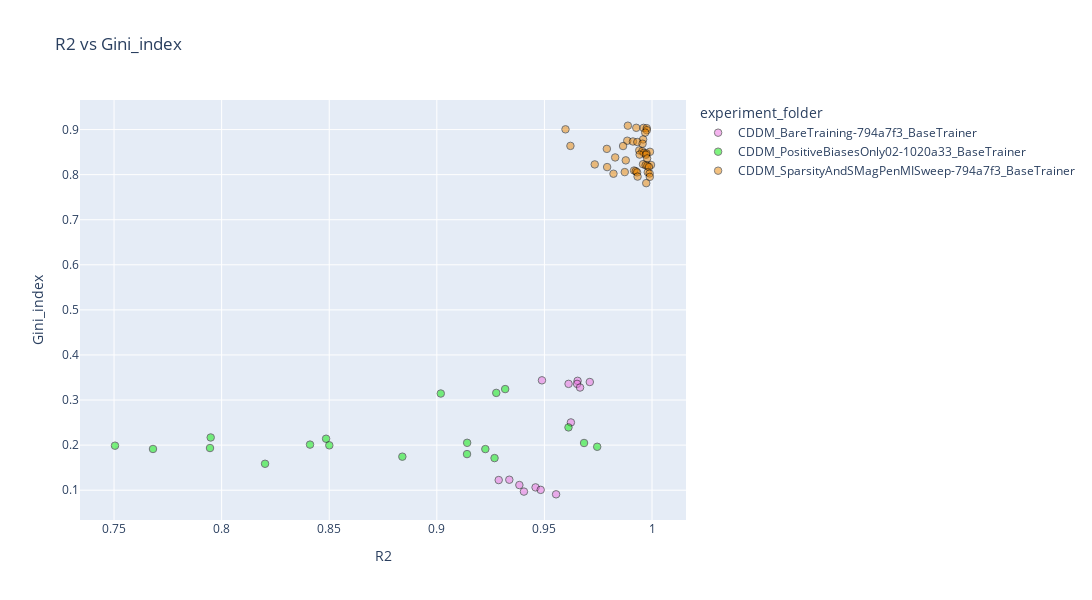

Notebook code cell kept with this figure:
### Code cell
import numpy as np, pandas as pd, plotly.express as px

df = pd.DataFrame(consolidated_data)

# --- get R2 robustly (don't parse from /Users/...) ---
if "R2" in df.columns:
    df["R2"] = pd.to_numeric(df["R2"], errors="coerce")
elif "folder" in df.columns:
    df["R2"] = pd.to_numeric(df["folder"].astype(str).str.extract(r"^([0-9\.]+)")[0], errors="coerce")
else:
    df["R2"] = pd.to_numeric(
        df["path"].astype(str).str.extract(r"(?:^|[^A-Za-z0-9])R2(?:=|_|-)([0-9]*\.?[0-9]+)")[0],
        errors="coerce"
    )

df = df.dropna(subset=["R2"])
df = df[df["R2"] > 0.75]
df = df[df["experiment_folder"].isin([
    "CDDM_SparsityAndSMagPenMISweep-794a7f3_BaseTrainer",
    "CDDM_BareTraining-794a7f3_BaseTrainer",
    'CDDM_PositiveBiasesOnly02-1020a33_BaseTrainer'
])]


column = "experiment_folder"
scale = "linear"  # "linear" or "log" (only applies when numeric)

raw = df[column]
num = pd.to_numeric(raw, errors="coerce")
is_numeric = num.notna().sum() == raw.notna().sum()

x = 1.5  # used for marker sizing/layout

if is_numeric:
    df[column] = num

    if scale == "log":
        df = df[df[column] > 0]
        color_col = f"{column}_log10"
        df[color_col] = np.log10(df[column].to_numpy())

        vmin, vmax = df[column].min(), df[column].max()
        decades = np.arange(np.floor(np.log10(vmin)), np.ceil(np.log10(vmax)) + 1)
        ticks = np.power(10.0, decades)
        tickvals = np.log10(ticks)
        ticktext = [f"{t:g}" for t in ticks]
        cbar_title = f"{column} (log10 scale)"
    else:
        color_col = column
        tickvals, ticktext = None, None
        cbar_title = f"{column} (linear)"

    cmin, cmax = float(df[color_col].min()), float(df[color_col].max())
    cmid = 0.5 * (cmin + cmax)

    fig = px.scatter(
        df, x="R2", y="Gini_index",
        color=color_col,
        color_continuous_scale=[(0, "blue"), (0.5, "white"), (1, "red")],
        color_continuous_midpoint=cmid,
        range_color=(cmin, cmax),
        hover_data=df.columns,
        title=f"R2 vs Gini_index ({column} colored on {scale} scale)"
    )
    fig.update_layout(coloraxis_colorbar=dict(title=cbar_title, tickvals=tickvals, ticktext=ticktext))

else:
    cat_col = f"{column}_str"
    df[cat_col] = raw.astype(str).fillna("NA")

    order = sorted(pd.unique(df[cat_col]), key=lambda s: (s == "NA", s))
    seq = distinct_hex_colors(len(order), seed=0)
    color_map = dict(zip(order, seq))

    hover_col = "experiment_folder"  # or "folder" if that’s what you want shown

    fig = px.scatter(
        df, x="R2", y="Gini_index",
        color=cat_col if not is_numeric else color_col,
        hover_name=hover_col,
        hover_data={"path": False, "N": True, "R2": True, "Gini_index": True, "max_iter": True},  # optional extras; delete if you want minimal
        category_orders={cat_col: order} if not is_numeric else None,
        color_discrete_map=color_map if not is_numeric else None,
        color_continuous_scale=[(0, "blue"), (0.5, "white"), (1, "red")] if is_numeric else None,
        title="R2 vs Gini_index"
    )
    fig.update_layout(legend_title_text=column)

fig.update_layout(autosize=False, width=1000 * x, height=400 * x)
fig.update_traces(marker=dict(opacity=0.5, size=5 * x, line=dict(width=1, color="black")))
fig.write_image("statistics_R2_vs_Gini_index_SE.svg")
fig.show()

### Figure 1 — Plotly figure (JSON) as saved in the notebook; plotly's stock layout.template omitted (floating-point values rounded to 4 significant figures)
{"data": [{"customdata": [["/Users/tolmach/Documents/GitHub/trainRNNbrain/data/trained_RNNs/CDDM_BareTraining-794a7f3_BaseTrainer/0.8484794_CDDM_relu;N=1000;L=0.001;MI=15000;D=0;WD=1e-06;Lcl=0;Leffdim=0;Lhi=0;Lhlvar=0;Lhm=0;Lhtvar=0;Liwm=0;Lmet=0;Lorth=0.3;Low=0;Lrwm=0;Lrws=0;Lsi=0;Lsm=0;Ltv=0", 1000, 15000], ["/Users/tolmach/Documents/GitHub/trainRNNbrain/data/trained_RNNs/CDDM_BareTraining-794a7f3_BaseTrainer/0.8284494_CDDM_relu;N=1000;L=0.001;MI=15000;D=0;WD=1e-06;Lcl=0;Leffdim=0;Lhi=0;Lhlvar=0;Lhm=0;Lhtvar=0;Liwm=0;Lmet=0;Lorth=0.3;Low=0;Lrwm=0;Lrws=0;Lsi=0;Lsm=0;Ltv=0", 1000, 15000], ["/Users/tolmach/Documents/GitHub/trainRNNbrain/data/trained_RNNs/CDDM_BareTraining-794a7f3_BaseTrainer/0.8585302_CDDM_relu;N=1000;L=0.001;MI=15000;D=0;WD=1e-06;Lcl=0;Leffdim=0;Lhi=0;Lhlvar=0;Lhm=0;Lhtvar=0;Liwm=0;Lmet=0;Lorth=0.3;Low=0;Lrwm=0;Lrws=0;Lsi=0;Lsm=0;Ltv=0", 1000, 15000], ["/Users/tolmach/Documents/GitHub/trainRNNbrain/data/trained_RNNs/CDDM_BareTraining-794a7f3_BaseTrainer/0.8749701_CDDM_relu;N=1000;L=0.001;MI=15000;D=0;WD=1e-06;Lcl=0;Leffdim=0;Lhi=0;Lhlvar=0;Lhm=0;Lhtvar=0;Liwm=0;Lmet=0;Lorth=0.3;Low=0;Lrwm=0;Lrws=0;Lsi=0;Lsm=0;Ltv=0", 1000, 15000], ["/Users/tolmach/Documents/GitHub/trainRNNbrain/data/trained_RNNs/CDDM_BareTraining-794a7f3_BaseTrainer/0.8245275_CDDM_relu;N=1000;L=0.001;MI=15000;D=0;WD=1e-06;Lcl=0;Leffdim=0;Lhi=0;Lhlvar=0;Lhm=0;Lhtvar=0;Liwm=0;Lmet=0;Lorth=0.3;Low=0;Lrwm=0;Lrws=0;Lsi=0;Lsm=0;Ltv=0", 1000, 15000], ["/Users/tolmach/Documents/GitHub/trainRNNbrain/data/trained_RNNs/CDDM_BareTraining-794a7f3_BaseTrainer/0.855553_CDDM_relu;N=1000;L=0.001;MI=15000;D=0;WD=1e-06;Lcl=0;Leffdim=0;Lhi=0;Lhlvar=0;Lhm=0;Lhtvar=0;Liwm=0;Lmet=0;Lorth=0.3;Low=0;Lrwm=0;Lrws=0;Lsi=0;Lsm=0;Ltv=0", 1000, 15000], ["/Users/tolmach/Documents/GitHub/trainRNNbrain/data/trained_RNNs/CDDM_BareTraining-794a7f3_BaseTrainer/0.8343945_CDDM_relu;N=1000;L=0.001;MI=15000;D=0;WD=1e-06;Lcl=0;Leffdim=0;Lhi=0;Lhlvar=0;Lhm=0;Lhtvar=0;Liwm=0;Lmet=0;Lorth=0.3;Low=0;Lrwm=0;Lrws=0;Lsi=0;Lsm=0;Ltv=0", 1000, 15000], ["/Users/tolmach/Documents/GitHub/trainRNNbrain/data/trained_RNNs/CDDM_BareTraining-794a7f3_BaseTrainer/0.8359629_CDDM_relu;N=1000;L=0.001;MI=15000;D=0;WD=1e-06;Lcl=0;Leffdim=0;Lhi=0;Lhlvar=0;Lhm=0;Lhtvar=0;Liwm=0;Lmet=0;Lorth=0;Low=0;Lrwm=0;Lrws=0;Lsi=0;Lsm=0;Ltv=0", 1000, 15000], ["/Users/tolmach/Documents/GitHub/trainRNNbrain/data/trained_RNNs/CDDM_BareTraining-794a7f3_BaseTrainer/0.8124371_CDDM_relu;N=1000;L=0.001;MI=15000;D=0;WD=1e-06;Lcl=0;Leffdim=0;Lhi=0;Lhlvar=0;Lhm=0;Lhtvar=0;Liwm=0;Lmet=0;Lorth=0;Low=0;Lrwm=0;Lrws=0;Lsi=0;Lsm=0;Ltv=0", 1000, 15000], ["/Users/tolmach/Documents/GitHub/trainRNNbrain/data/trained_RNNs/CDDM_BareTraining-794a7f3_BaseTrainer/0.827207_CDDM_relu;N=1000;L=0.001;MI=15000;D=0;WD=1e-06;Lcl=0;Leffdim=0;Lhi=0;Lhlvar=0;Lhm=0;Lhtvar=0;Liwm=0;Lmet=0;Lorth=0;Low=0;Lrwm=0;Lrws=0;Lsi=0;Lsm=0;Ltv=0", 1000, 15000], ["/Users/tolmach/Documents/GitHub/trainRNNbrain/data/trained_RNNs/CDDM_BareTraining-794a7f3_BaseTrainer/0.8334533_CDDM_relu;N=1000;L=0.001;MI=15000;D=0;WD=1e-06;Lcl=0;Leffdim=0;Lhi=0;Lhlvar=0;Lhm=0;Lhtvar=0;Liwm=0;Lmet=0;Lorth=0;Low=0;Lrwm=0;Lrws=0;Lsi=0;Lsm=0;Ltv=0", 1000, 15000], ["/Users/tolmach/Documents/GitHub/trainRNNbrain/data/trained_RNNs/CDDM_BareTraining-794a7f3_BaseTrainer/0.8469431_CDDM_relu;N=1000;L=0.001;MI=15000;D=0;WD=1e-06;Lcl=0;Leffdim=0;Lhi=0;Lhlvar=0;Lhm=0;Lhtvar=0;Liwm=0;Lmet=0;Lorth=0;Low=0;Lrwm=0;Lrws=0;Lsi=0;Lsm=0;Ltv=0", 1000, 15000], ["/Users/tolmach/Documents/GitHub/trainRNNbrain/data/trained_RNNs/CDDM_BareTraining-794a7f3_BaseTrainer/0.8279049_CDDM_relu;N=1000;L=0.001;MI=15000;D=0;WD=1e-06;Lcl=0;Leffdim=0;Lhi=0;Lhlvar=0;Lhm=0;Lhtvar=0;Liwm=0;Lmet=0;Lorth=0;Low=0;Lrwm=0;Lrws=0;Lsi=0;Lsm=0;Ltv=0", 1000, 15000], ["/Users/tolmach/Documents/GitHub/trainRNNbrain/data/trained_RNNs/CDDM_BareTraining-794a7f3_BaseTrainer/0.839821_CDDM_relu;N=1000;L=0.001;MI=15000;D=0;WD=1e-06;Lcl=0;Leffdim=0;Lhi=0;Lhlvar=0;Lhm=0;Lhtvar=0;Liwm=0;Lmet=0;Lorth=0;Low=0;Lrwm=0;Lrws=0;Lsi=0;Lsm=0;Ltv=0", 1000, 15000]], "hovertemplate": "<b>%{hovertext}</b><br><br>experiment_folder_str=CDDM_BareTraining-794a7f3_BaseTrainer<br>R2=%{x}<br>Gini_index=%{y}<br>N=%{customdata[1]}<br>max_iter=%{customdata[2]}<extra></extra>", "hovertext": ["CDDM_BareTraining-794a7f3_BaseTrainer", "CDDM_BareTraining-794a7f3_BaseTrainer", "CDDM_BareTraining-794a7f3_BaseTrainer", "CDDM_BareTraining-794a7f3_BaseTrainer", "CDDM_BareTraining-794a7f3_BaseTrainer", "CDDM_BareTraining-794a7f3_BaseTrainer", "CDDM_BareTraining-794a7f3_BaseTrainer", "CDDM_BareTraining-794a7f3_BaseTrainer", "CDDM_BareTraining-794a7f3_BaseTrainer", "CDDM_BareTraining-794a7f3_BaseTrainer", "CDDM_BareTraining-794a7f3_BaseTrainer", "CDDM_BareTraining-794a7f3_BaseTrainer", "CDDM_BareTraining-794a7f3_BaseTrainer", "CDDM_BareTraining-794a7f3_BaseTrainer"], "legendgroup": "CDDM_BareTraining-794a7f3_BaseTrainer", "marker": {"color": "#eb6ade", "line": {"color": "black", "width": 1}, "opacity": 0.5, "size": 7.5, "symbol": "circle"}, "mode": "markers", "name": "CDDM_BareTraining-794a7f3_BaseTrainer", "orientation": "v", "showlegend": true, "type": "scatter", "x": [0.9488, 0.9654, 0.9711, 0.9652, 0.9612, 0.9666, 0.9623, 0.9337, 0.9288, 0.9384, 0.9459, 0.9483, 0.9405, 0.9554], "xaxis": "x", "y": [0.3437, 0.3426, 0.34, 0.3359, 0.3359, 0.3278, 0.2503, 0.1232, 0.1225, 0.1114, 0.1062, 0.1007, 0.09687, 0.09085], "yaxis": "y"}, {"customdata": [["/Users/tolmach/Documents/GitHub/trainRNNbrain/data/trained_RNNs/CDDM_PositiveBiasesOnly02-1020a33_BaseTrainer/0.8301286_CDDM_relu;N=1000;L=0.001;MI=15000;D=0;WD=1e-06;Lcl=0;Leffdim=0;Lhi=0;Lhlvar=0;Lhm=0;Lhtvar=0;Liwm=0;Lmet=0;Lorth=0.3;Low=0;Lrwm=0;Lrws=0;Lsi=0;Lsm=0;Ltv=0", 1000, 15000], ["/Users/tolmach/Documents/GitHub/trainRNNbrain/data/trained_RNNs/CDDM_PositiveBiasesOnly02-1020a33_BaseTrainer/0.8465232_CDDM_relu;N=1000;L=0.001;MI=15000;D=0;WD=1e-06;Lcl=0;Leffdim=0;Lhi=0;Lhlvar=0;Lhm=0;Lhtvar=0;Liwm=0;Lmet=0;Lorth=0.3;Low=0;Lrwm=0;Lrws=0;Lsi=0;Lsm=0;Ltv=0", 1000, 15000], ["/Users/tolmach/Documents/GitHub/trainRNNbrain/data/trained_RNNs/CDDM_PositiveBiasesOnly02-1020a33_BaseTrainer/0.8272281_CDDM_relu;N=1000;L=0.001;MI=15000;D=0;WD=1e-06;Lcl=0;Leffdim=0;Lhi=0;Lhlvar=0;Lhm=0;Lhtvar=0;Liwm=0;Lmet=0;Lorth=0.3;Low=0;Lrwm=0;Lrws=0;Lsi=0;Lsm=0;Ltv=0", 1000, 15000], ["/Users/tolmach/Documents/GitHub/trainRNNbrain/data/trained_RNNs/CDDM_PositiveBiasesOnly02-1020a33_BaseTrainer/0.8369745_CDDM_relu;N=1000;L=0.001;MI=15000;D=0;WD=1e-06;Lcl=0;Leffdim=0;Lhi=0;Lhlvar=0;Lhm=0;Lhtvar=0;Liwm=0;Lmet=0;Lorth=0.3;Low=0;Lrwm=0;Lrws=0;Lsi=0;Lsm=0;Ltv=0", 1000, 15000], ["/Users/tolmach/Documents/GitHub/trainRNNbrain/data/trained_RNNs/CDDM_PositiveBiasesOnly02-1020a33_BaseTrainer/0.8368194_CDDM_relu;N=1000;L=0.001;MI=15000;D=0;WD=1e-06;Lcl=0;Leffdim=0;Lhi=0;Lhlvar=0;Lhm=0;Lhtvar=0;Liwm=0;Lmet=0;Lorth=0;Low=0;Lrwm=0;Lrws=0;Lsi=0;Lsm=0;Ltv=0", 1000, 15000], ["/Users/tolmach/Documents/GitHub/trainRNNbrain/data/trained_RNNs/CDDM_PositiveBiasesOnly02-1020a33_BaseTrainer/0.8391868_CDDM_relu;N=1000;L=0.001;MI=15000;D=0;WD=1e-06;Lcl=0;Leffdim=0;Lhi=0;Lhlvar=0;Lhm=0;Lhtvar=0;Liwm=0;Lmet=0;Lorth=0;Low=0;Lrwm=0;Lrws=0;Lsi=0;Lsm=0;Ltv=0", 1000, 15000], ["/Users/tolmach/Documents/GitHub/trainRNNbrain/data/trained_RNNs/CDDM_PositiveBiasesOnly02-1020a33_BaseTrainer/0.8461802_CDDM_relu;N=1000;L=0.001;MI=15000;D=0;WD=1e-06;Lcl=0;Leffdim=0;Lhi=0;Lhlvar=0;Lhm=0;Lhtvar=0;Liwm=0;Lmet=0;Lorth=0.3;Low=0;Lrwm=0;Lrws=0;Lsi=0;Lsm=0;Ltv=0", 1000, 15000], ["/Users/tolmach/Documents/GitHub/trainRNNbrain/data/trained_RNNs/CDDM_PositiveBiasesOnly02-1020a33_BaseTrainer/0.8548968_CDDM_relu;N=1000;L=0.001;MI=15000;D=0;WD=1e-06;Lcl=0;Leffdim=0;Lhi=0;Lhlvar=0;Lhm=0;Lhtvar=0;Liwm=0;Lmet=0;Lorth=0.3;Low=0;Lrwm=0;Lrws=0;Lsi=0;Lsm=0;Ltv=0", 1000, 15000], ["/Users/tolmach/Documents/GitHub/trainRNNbrain/data/trained_RNNs/CDDM_PositiveBiasesOnly02-1020a33_BaseTrainer/0.8291314_CDDM_relu;N=1000;L=0.001;MI=15000;D=0;WD=1e-06;Lcl=0;Leffdim=0;Lhi=0;Lhlvar=0;Lhm=0;Lhtvar=0;Liwm=0;Lmet=0;Lorth=0;Low=0;Lrwm=0;Lrws=0;Lsi=0;Lsm=0;Ltv=0", 1000, 15000], ["/Users/tolmach/Documents/GitHub/trainRNNbrain/data/trained_RNNs/CDDM_PositiveBiasesOnly02-1020a33_BaseTrainer/0.8276728_CDDM_relu;N=1000;L=0.001;MI=15000;D=0;WD=1e-06;Lcl=0;Leffdim=0;Lhi=0;Lhlvar=0;Lhm=0;Lhtvar=0;Liwm=0;Lmet=0;Lorth=0;Low=0;Lrwm=0;Lrws=0;Lsi=0;Lsm=0;Ltv=0", 1000, 15000], ["/Users/tolmach/Documents/GitHub/trainRNNbrain/data/trained_RNNs/CDDM_PositiveBiasesOnly02-1020a33_BaseTrainer/0.8265371_CDDM_relu;N=1000;L=0.001;MI=15000;D=0;WD=1e-06;Lcl=0;Leffdim=0;Lhi=0;Lhlvar=0;Lhm=0;Lhtvar=0;Liwm=0;Lmet=0;Lorth=0;Low=0;Lrwm=0;Lrws=0;Lsi=0;Lsm=0;Ltv=0", 1000, 15000], ["/Users/tolmach/Documents/GitHub/trainRNNbrain/data/trained_RNNs/CDDM_PositiveBiasesOnly02-1020a33_BaseTrainer/0.8673177_CDDM_relu;N=1000;L=0.001;MI=15000;D=0;WD=1e-06;Lcl=0;Leffdim=0;Lhi=0;Lhlvar=0;Lhm=0;Lhtvar=0;Liwm=0;Lmet=0;Lorth=0.3;Low=0;Lrwm=0;Lrws=0;Lsi=0;Lsm=0;Ltv=0", 1000, 15000], ["/Users/tolmach/Documents/GitHub/trainRNNbrain/data/trained_RNNs/CDDM_PositiveBiasesOnly02-1020a33_BaseTrainer/0.834644_CDDM_relu;N=1000;L=0.001;MI=15000;D=0;WD=1e-06;Lcl=0;Leffdim=0;Lhi=0;Lhlvar=0;Lhm=0;Lhtvar=0;Liwm=0;Lmet=0;Lorth=0;Low=0;Lrwm=0;Lrws=0;Lsi=0;Lsm=0;Ltv=0", 1000, 15000], ["/Users/tolmach/Documents/GitHub/trainRNNbrain/data/trained_RNNs/CDDM_PositiveBiasesOnly02-1020a33_BaseTrainer/0.8249219_CDDM_relu;N=1000;L=0.001;MI=15000;D=0;WD=1e-06;Lcl=0;Leffdim=0;Lhi=0;Lhlvar=0;Lhm=0;Lhtvar=0;Liwm=0;Lmet=0;Lorth=0;Low=0;Lrwm=0;Lrws=0;Lsi=0;Lsm=0;Ltv=0", 1000, 15000], ["/Users/tolmach/Documents/GitHub/trainRNNbrain/data/trained_RNNs/CDDM_PositiveBiasesOnly02-1020a33_BaseTrainer/0.8486943_CDDM_relu;N=1000;L=0.001;MI=15000;D=0;WD=1e-06;Lcl=0;Leffdim=0;Lhi=0;Lhlvar=0;Lhm=0;Lhtvar=0;Liwm=0;Lmet=0;Lorth=0.3;Low=0;Lrwm=0;Lrws=0;Lsi=0;Lsm=0;Ltv=0", 1000, 15000], ["/Users/tolmach/Documents/GitHub/trainRNNbrain/data/trained_RNNs/CDDM_PositiveBiasesOnly02-1020a33_BaseTrainer/0.8325166_CDDM_relu;N=1000;L=0.001;MI=15000;D=0;WD=1e-06;Lcl=0;Leffdim=0;Lhi=0;Lhlvar=0;Lhm=0;Lhtvar=0;Liwm=0;Lmet=0;Lorth=0.3;Low=0;Lrwm=0;Lrws=0;Lsi=0;Lsm=0;Ltv=0", 1000, 15000], ["/Users/tolmach/Documents/GitHub/trainRNNbrain/data/trained_RNNs/CDDM_PositiveBiasesOnly02-1020a33_BaseTrainer/0.808402_CDDM_relu;N=1000;L=0.001;MI=15000;D=0;WD=1e-06;Lcl=0;Leffdim=0;Lhi=0;Lhlvar=0;Lhm=0;Lhtvar=0;Liwm=0;Lmet=0;Lorth=0.3;Low=0;Lrwm=0;Lrws=0;Lsi=0;Lsm=0;Ltv=0", 1000, 15000], ["/Users/tolmach/Documents/GitHub/trainRNNbrain/data/trained_RNNs/CDDM_PositiveBiasesOnly02-1020a33_BaseTrainer/0.8549014_CDDM_relu;N=1000;L=0.001;MI=15000;D=0;WD=1e-06;Lcl=0;Leffdim=0;Lhi=0;Lhlvar=0;Lhm=0;Lhtvar=0;Liwm=0;Lmet=0;Lorth=0.3;Low=0;Lrwm=0;Lrws=0;Lsi=0;Lsm=0;Ltv=0", 1000, 15000], ["/Users/tolmach/Documents/GitHub/trainRNNbrain/data/trained_RNNs/CDDM_PositiveBiasesOnly02-1020a33_BaseTrainer/0.8290715_CDDM_relu;N=1000;L=0.001;MI=15000;D=0;WD=1e-06;Lcl=0;Leffdim=0;Lhi=0;Lhlvar=0;Lhm=0;Lhtvar=0;Liwm=0;Lmet=0;Lorth=0;Low=0;Lrwm=0;Lrws=0;Lsi=0;Lsm=0;Ltv=0", 1000, 15000]], "hovertemplate": "<b>%{hovertext}</b><br><br>experiment_folder_str=CDDM_PositiveBiasesOnly02-1020a33_BaseTrainer<br>R2=%{x}<br>Gini_index=%{y}<br>N=%{customdata[1]}<br>max_iter=%{customdata[2]}<extra></extra>", "hovertext": ["CDDM_PositiveBiasesOnly02-1020a33_BaseTrainer", "CDDM_PositiveBiasesOnly02-1020a33_BaseTrainer", "CDDM_PositiveBiasesOnly02-1020a33_BaseTrainer", "CDDM_PositiveBiasesOnly02-1020a33_BaseTrainer", "CDDM_PositiveBiasesOnly02-1020a33_BaseTrainer", "CDDM_PositiveBiasesOnly02-1020a33_BaseTrainer", "CDDM_PositiveBiasesOnly02-1020a33_BaseTrainer", "CDDM_PositiveBiasesOnly02-1020a33_BaseTrainer", "CDDM_PositiveBiasesOnly02-1020a33_BaseTrainer", "CDDM_PositiveBiasesOnly02-1020a33_BaseTrainer", "CDDM_PositiveBiasesOnly02-1020a33_BaseTrainer", "CDDM_PositiveBiasesOnly02-1020a33_BaseTrainer", "CDDM_PositiveBiasesOnly02-1020a33_BaseTrainer", "CDDM_PositiveBiasesOnly02-1020a33_BaseTrainer", "CDDM_PositiveBiasesOnly02-1020a33_BaseTrainer", "CDDM_PositiveBiasesOnly02-1020a33_BaseTrainer", "CDDM_PositiveBiasesOnly02-1020a33_BaseTrainer", "CDDM_PositiveBiasesOnly02-1020a33_BaseTrainer", "CDDM_PositiveBiasesOnly02-1020a33_BaseTrainer"], "legendgroup": "CDDM_PositiveBiasesOnly02-1020a33_BaseTrainer", "marker": {"color": "#00eb00", "line": {"color": "black", "width": 1}, "opacity": 0.5, "size": 7.5, "symbol": "circle"}, "mode": "markers", "name": "CDDM_PositiveBiasesOnly02-1020a33_BaseTrainer", "orientation": "v", "showlegend": true, "type": "scatter", "x": [0.9318, 0.9276, 0.9018, 0.9612, 0.7949, 0.8485, 0.9141, 0.9684, 0.8411, 0.85, 0.7504, 0.9745, 0.7946, 0.7681, 0.9225, 0.914, 0.884, 0.9268, 0.8202], "xaxis": "x", "y": [0.3243, 0.3159, 0.3144, 0.2393, 0.2169, 0.2142, 0.2051, 0.2047, 0.2011, 0.1995, 0.1987, 0.1963, 0.1935, 0.1914, 0.1912, 0.1801, 0.1743, 0.1712, 0.1586], "yaxis": "y"}, {"customdata": [["/Users/tolmach/Documents/GitHub/trainRNNbrain/data/trained_RNNs/CDDM_SparsityAndSMagPenMISweep-794a7f3_BaseTrainer/0.8189029_CDDM_relu;N=1000;L=0.001;MI=10000;D=0;WD=1e-06;Lcl=0;Leffdim=0;Lhi=0;Lhlvar=0;Lhm=0;Lhtvar=0;Liwm=0;Lmet=0;Lorth=0.3;Low=0;Lrwm=0;Lrws=0.05;Lsi=0;Lsm=0.2;Ltv=0", 1000, 10000], ["/Users/tolmach/Documents/GitHub/trainRNNbrain/data/trained_RNNs/CDDM_SparsityAndSMagPenMISweep-794a7f3_BaseTrainer/0.8247329_CDDM_relu;N=1000;L=0.001;MI=10000;D=0;WD=1e-06;Lcl=0;Leffdim=0;Lhi=0;Lhlvar=0;Lhm=0;Lhtvar=0;Liwm=0;Lmet=0;Lorth=0.3;Low=0;Lrwm=0;Lrws=0.05;Lsi=0;Lsm=0.2;Ltv=0", 1000, 10000], ["/Users/tolmach/Documents/GitHub/trainRNNbrain/data/trained_RNNs/CDDM_SparsityAndSMagPenMISweep-794a7f3_BaseTrainer/0.8330906_CDDM_relu;N=1000;L=0.001;MI=10000;D=0;WD=1e-06;Lcl=0;Leffdim=0;Lhi=0;Lhlvar=0;Lhm=0;Lhtvar=0;Liwm=0;Lmet=0;Lorth=0.3;Low=0;Lrwm=0;Lrws=0.05;Lsi=0;Lsm=0.2;Ltv=0", 1000, 10000], ["/Users/tolmach/Documents/GitHub/trainRNNbrain/data/trained_RNNs/CDDM_SparsityAndSMagPenMISweep-794a7f3_BaseTrainer/0.8560669_CDDM_relu;N=1000;L=0.001;MI=10000;D=0;WD=1e-06;Lcl=0;Leffdim=0;Lhi=0;Lhlvar=0;Lhm=0;Lhtvar=0;Liwm=0;Lmet=0;Lorth=0.3;Low=0;Lrwm=0;Lrws=0.05;Lsi=0;Lsm=0.2;Ltv=0", 1000, 10000], ["/Users/tolmach/Documents/GitHub/trainRNNbrain/data/trained_RNNs/CDDM_SparsityAndSMagPenMISweep-794a7f3_BaseTrainer/0.8398233_CDDM_relu;N=1000;L=0.001;MI=10000;D=0;WD=1e-06;Lcl=0;Leffdim=0;Lhi=0;Lhlvar=0;Lhm=0;Lhtvar=0;Liwm=0;Lmet=0;Lorth=0.3;Low=0;Lrwm=0;Lrws=0.05;Lsi=0;Lsm=0.2;Ltv=0", 1000, 10000], ["/Users/tolmach/Documents/GitHub/trainRNNbrain/data/trained_RNNs/CDDM_SparsityAndSMagPenMISweep-794a7f3_BaseTrainer/0.835393_CDDM_relu;N=1000;L=0.001;MI=10000;D=0;WD=1e-06;Lcl=0;Leffdim=0;Lhi=0;Lhlvar=0;Lhm=0;Lhtvar=0;Liwm=0;Lmet=0;Lorth=0.3;Low=0;Lrwm=0;Lrws=0.05;Lsi=0;Lsm=0.2;Ltv=0", 1000, 10000], ["/Users/tolmach/Documents/GitHub/trainRNNbrain/data/trained_RNNs/CDDM_SparsityAndSMagPenMISweep-794a7f3_BaseTrainer/0.8282328_CDDM_relu;N=1000;L=0.001;MI=10000;D=0;WD=1e-06;Lcl=0;Leffdim=0;Lhi=0;Lhlvar=0;Lhm=0;Lhtvar=0;Liwm=0;Lmet=0;Lorth=0.3;Low=0;Lrwm=0;Lrws=0.05;Lsi=0;Lsm=0.2;Ltv=0", 1000, 10000], ["/Users/tolmach/Documents/GitHub/trainRNNbrain/data/trained_RNNs/CDDM_SparsityAndSMagPenMISweep-794a7f3_BaseTrainer/0.8481548_CDDM_relu;N=1000;L=0.001;MI=15000;D=0;WD=1e-06;Lcl=0;Leffdim=0;Lhi=0;Lhlvar=0;Lhm=0;Lhtvar=0;Liwm=0;Lmet=0;Lorth=0.3;Low=0;Lrwm=0;Lrws=0.05;Lsi=0;Lsm=0.2;Ltv=0", 1000, 15000], ["/Users/tolmach/Documents/GitHub/trainRNNbrain/data/trained_RNNs/CDDM_SparsityAndSMagPenMISweep-794a7f3_BaseTrainer/0.8502336_CDDM_relu;N=1000;L=0.001;MI=15000;D=0;WD=1e-06;Lcl=0;Leffdim=0;Lhi=0;Lhlvar=0;Lhm=0;Lhtvar=0;Liwm=0;Lmet=0;Lorth=0.3;Low=0;Lrwm=0;Lrws=0.05;Lsi=0;Lsm=0.2;Ltv=0", 1000, 15000], ["/Users/tolmach/Documents/GitHub/trainRNNbrain/data/trained_RNNs/CDDM_SparsityAndSMagPenMISweep-794a7f3_BaseTrainer/0.8313436_CDDM_relu;N=1000;L=0.001;MI=20000;D=0;WD=1e-06;Lcl=0;Leffdim=0;Lhi=0;Lhlvar=0;Lhm=0;Lhtvar=0;Liwm=0;Lmet=0;Lorth=0.3;Low=0;Lrwm=0;Lrws=0.05;Lsi=0;Lsm=0.2;Ltv=0", 1000, 20000], ["/Users/tolmach/Documents/GitHub/trainRNNbrain/data/trained_RNNs/CDDM_SparsityAndSMagPenMISweep-794a7f3_BaseTrainer/0.856287_CDDM_relu;N=1000;L=0.001;MI=15000;D=0;WD=1e-06;Lcl=0;Leffdim=0;Lhi=0;Lhlvar=0;Lhm=0;Lhtvar=0;Liwm=0;Lmet=0;Lorth=0.3;Low=0;Lrwm=0;Lrws=0.05;Lsi=0;Lsm=0.2;Ltv=0", 1000, 15000], ["/Users/tolmach/Documents/GitHub/trainRNNbrain/data/trained_RNNs/CDDM_SparsityAndSMagPenMISweep-794a7f3_BaseTrainer/0.8406704_CDDM_relu;N=1000;L=0.001;MI=15000;D=0;WD=1e-06;Lcl=0;Leffdim=0;Lhi=0;Lhlvar=0;Lhm=0;Lhtvar=0;Liwm=0;Lmet=0;Lorth=0.3;Low=0;Lrwm=0;Lrws=0.05;Lsi=0;Lsm=0.2;Ltv=0", 1000, 15000], ["/Users/tolmach/Documents/GitHub/trainRNNbrain/data/trained_RNNs/CDDM_SparsityAndSMagPenMISweep-794a7f3_BaseTrainer/0.8230154_CDDM_relu;N=1000;L=0.001;MI=15000;D=0;WD=1e-06;Lcl=0;Leffdim=0;Lhi=0;Lhlvar=0;Lhm=0;Lhtvar=0;Liwm=0;Lmet=0;Lorth=0.3;Low=0;Lrwm=0;Lrws=0.05;Lsi=0;Lsm=0.2;Ltv=0", 1000, 15000], ["/Users/tolmach/Documents/GitHub/trainRNNbrain/data/trained_RNNs/CDDM_SparsityAndSMagPenMISweep-794a7f3_BaseTrainer/0.8340837_CDDM_relu;N=1000;L=0.001;MI=15000;D=0;WD=1e-06;Lcl=0;Leffdim=0;Lhi=0;Lhlvar=0;Lhm=0;Lhtvar=0;Liwm=0;Lmet=0;Lorth=0.3;Low=0;Lrwm=0;Lrws=0.05;Lsi=0;Lsm=0.2;Ltv=0", 1000, 15000], ["/Users/tolmach/Documents/GitHub/trainRNNbrain/data/trained_RNNs/CDDM_SparsityAndSMagPenMISweep-794a7f3_BaseTrainer/0.8502636_CDDM_relu;N=1000;L=0.001;MI=15000;D=0;WD=1e-06;Lcl=0;Leffdim=0;Lhi=0;Lhlvar=0;Lhm=0;Lhtvar=0;Liwm=0;Lmet=0;Lorth=0.3;Low=0;Lrwm=0;Lrws=0.05;Lsi=0;Lsm=0.2;Ltv=0", 1000, 15000], ["/Users/tolmach/Documents/GitHub/trainRNNbrain/data/trained_RNNs/CDDM_SparsityAndSMagPenMISweep-794a7f3_BaseTrainer/0.8472062_CDDM_relu;N=1000;L=0.001;MI=25000;D=0;WD=1e-06;Lcl=0;Leffdim=0;Lhi=0;Lhlvar=0;Lhm=0;Lhtvar=0;Liwm=0;Lmet=0;Lorth=0.3;Low=0;Lrwm=0;Lrws=0.05;Lsi=0;Lsm=0.2;Ltv=0", 1000, 25000], ["/Users/tolmach/Documents/GitHub/trainRNNbrain/data/trained_RNNs/CDDM_SparsityAndSMagPenMISweep-794a7f3_BaseTrainer/0.8462711_CDDM_relu;N=1000;L=0.001;MI=20000;D=0;WD=1e-06;Lcl=0;Leffdim=0;Lhi=0;Lhlvar=0;Lhm=0;Lhtvar=0;Liwm=0;Lmet=0;Lorth=0.3;Low=0;Lrwm=0;Lrws=0.05;Lsi=0;Lsm=0.2;Ltv=0", 1000, 20000], ["/Users/tolmach/Documents/GitHub/trainRNNbrain/data/trained_RNNs/CDDM_SparsityAndSMagPenMISweep-794a7f3_BaseTrainer/0.8300833_CDDM_relu;N=1000;L=0.001;MI=20000;D=0;WD=1e-06;Lcl=0;Leffdim=0;Lhi=0;Lhlvar=0;Lhm=0;Lhtvar=0;Liwm=0;Lmet=0;Lorth=0.3;Low=0;Lrwm=0;Lrws=0.05;Lsi=0;Lsm=0.2;Ltv=0", 1000, 20000], ["/Users/tolmach/Documents/GitHub/trainRNNbrain/data/trained_RNNs/CDDM_SparsityAndSMagPenMISweep-794a7f3_BaseTrainer/0.8286484_CDDM_relu;N=1000;L=0.001;MI=20000;D=0;WD=1e-06;Lcl=0;Leffdim=0;Lhi=0;Lhlvar=0;Lhm=0;Lhtvar=0;Liwm=0;Lmet=0;Lorth=0.3;Low=0;Lrwm=0;Lrws=0.05;Lsi=0;Lsm=0.2;Ltv=0", 1000, 20000], ["/Users/tolmach/Documents/GitHub/trainRNNbrain/data/trained_RNNs/CDDM_SparsityAndSMagPenMISweep-794a7f3_BaseTrainer/0.8419078_CDDM_relu;N=1000;L=0.001;MI=25000;D=0;WD=1e-06;Lcl=0;Leffdim=0;Lhi=0;Lhlvar=0;Lhm=0;Lhtvar=0;Liwm=0;Lmet=0;Lorth=0.3;Low=0;Lrwm=0;Lrws=0.05;Lsi=0;Lsm=0.2;Ltv=0", 1000, 25000], ["/Users/tolmach/Documents/GitHub/trainRNNbrain/data/trained_RNNs/CDDM_SparsityAndSMagPenMISweep-794a7f3_BaseTrainer/0.803554_CDDM_relu;N=1000;L=0.001;MI=20000;D=0;WD=1e-06;Lcl=0;Leffdim=0;Lhi=0;Lhlvar=0;Lhm=0;Lhtvar=0;Liwm=0;Lmet=0;Lorth=0.3;Low=0;Lrwm=0;Lrws=0.05;Lsi=0;Lsm=0.2;Ltv=0", 1000, 20000], ["/Users/tolmach/Documents/GitHub/trainRNNbrain/data/trained_RNNs/CDDM_SparsityAndSMagPenMISweep-794a7f3_BaseTrainer/0.8424089_CDDM_relu;N=1000;L=0.001;MI=20000;D=0;WD=1e-06;Lcl=0;Leffdim=0;Lhi=0;Lhlvar=0;Lhm=0;Lhtvar=0;Liwm=0;Lmet=0;Lorth=0.3;Low=0;Lrwm=0;Lrws=0.05;Lsi=0;Lsm=0.2;Ltv=0", 1000, 20000], ["/Users/tolmach/Documents/GitHub/trainRNNbrain/data/trained_RNNs/CDDM_SparsityAndSMagPenMISweep-794a7f3_BaseTrainer/0.8283419_CDDM_relu;N=1000;L=0.001;MI=20000;D=0;WD=1e-06;Lcl=0;Leffdim=0;Lhi=0;Lhlvar=0;Lhm=0;Lhtvar=0;Liwm=0;Lmet=0;Lorth=0.3;Low=0;Lrwm=0;Lrws=0.05;Lsi=0;Lsm=0.2;Ltv=0", 1000, 20000], ["/Users/tolmach/Documents/GitHub/trainRNNbrain/data/trained_RNNs/CDDM_SparsityAndSMagPenMISweep-794a7f3_BaseTrainer/0.8262433_CDDM_relu;N=1000;L=0.001;MI=25000;D=0;WD=1e-06;Lcl=0;Leffdim=0;Lhi=0;Lhlvar=0;Lhm=0;Lhtvar=0;Liwm=0;Lmet=0;Lorth=0.3;Low=0;Lrwm=0;Lrws=0.05;Lsi=0;Lsm=0.2;Ltv=0", 1000, 25000], ["/Users/tolmach/Documents/GitHub/trainRNNbrain/data/trained_RNNs/CDDM_SparsityAndSMagPenMISweep-794a7f3_BaseTrainer/0.8505337_CDDM_relu;N=1000;L=0.001;MI=25000;D=0;WD=1e-06;Lcl=0;Leffdim=0;Lhi=0;Lhlvar=0;Lhm=0;Lhtvar=0;Liwm=0;Lmet=0;Lorth=0.3;Low=0;Lrwm=0;Lrws=0.05;Lsi=0;Lsm=0.2;Ltv=0", 1000, 25000], ["/Users/tolmach/Documents/GitHub/trainRNNbrain/data/trained_RNNs/CDDM_SparsityAndSMagPenMISweep-794a7f3_BaseTrainer/0.8417358_CDDM_relu;N=1000;L=0.001;MI=35000;D=0;WD=1e-06;Lcl=0;Leffdim=0;Lhi=0;Lhlvar=0;Lhm=0;Lhtvar=0;Liwm=0;Lmet=0;Lorth=0.3;Low=0;Lrwm=0;Lrws=0.05;Lsi=0;Lsm=0.2;Ltv=0", 1000, 35000], ["/Users/tolmach/Documents/GitHub/trainRNNbrain/data/trained_RNNs/CDDM_SparsityAndSMagPenMISweep-794a7f3_BaseTrainer/0.8180311_CDDM_relu;N=1000;L=0.001;MI=25000;D=0;WD=1e-06;Lcl=0;Leffdim=0;Lhi=0;Lhlvar=0;Lhm=0;Lhtvar=0;Liwm=0;Lmet=0;Lorth=0.3;Low=0;Lrwm=0;Lrws=0.05;Lsi=0;Lsm=0.2;Ltv=0", 1000, 25000], ["/Users/tolmach/Documents/GitHub/trainRNNbrain/data/trained_RNNs/CDDM_SparsityAndSMagPenMISweep-794a7f3_BaseTrainer/0.8349436_CDDM_relu;N=1000;L=0.001;MI=25000;D=0;WD=1e-06;Lcl=0;Leffdim=0;Lhi=0;Lhlvar=0;Lhm=0;Lhtvar=0;Liwm=0;Lmet=0;Lorth=0.3;Low=0;Lrwm=0;Lrws=0.05;Lsi=0;Lsm=0.2;Ltv=0", 1000, 25000], ["/Users/tolmach/Documents/GitHub/trainRNNbrain/data/trained_RNNs/CDDM_SparsityAndSMagPenMISweep-794a7f3_BaseTrainer/0.8283507_CDDM_relu;N=1000;L=0.001;MI=30000;D=0;WD=1e-06;Lcl=0;Leffdim=0;Lhi=0;Lhlvar=0;Lhm=0;Lhtvar=0;Liwm=0;Lmet=0;Lorth=0.3;Low=0;Lrwm=0;Lrws=0.05;Lsi=0;Lsm=0.2;Ltv=0", 1000, 30000], ["/Users/tolmach/Documents/GitHub/trainRNNbrain/data/trained_RNNs/CDDM_SparsityAndSMagPenMISweep-794a7f3_BaseTrainer/0.8393671_CDDM_relu;N=1000;L=0.001;MI=30000;D=0;WD=1e-06;Lcl=0;Leffdim=0;Lhi=0;Lhlvar=0;Lhm=0;Lhtvar=0;Liwm=0;Lmet=0;Lorth=0.3;Low=0;Lrwm=0;Lrws=0.05;Lsi=0;Lsm=0.2;Ltv=0", 1000, 30000], ["/Users/tolmach/Documents/GitHub/trainRNNbrain/data/trained_RNNs/CDDM_SparsityAndSMagPenMISweep-794a7f3_BaseTrainer/0.8433721_CDDM_relu;N=1000;L=0.001;MI=30000;D=0;WD=1e-06;Lcl=0;Leffdim=0;Lhi=0;Lhlvar=0;Lhm=0;Lhtvar=0;Liwm=0;Lmet=0;Lorth=0.3;Low=0;Lrwm=0;Lrws=0.05;Lsi=0;Lsm=0.2;Ltv=0", 1000, 30000], ["/Users/tolmach/Documents/GitHub/trainRNNbrain/data/trained_RNNs/CDDM_SparsityAndSMagPenMISweep-794a7f3_BaseTrainer/0.818592_CDDM_relu;N=1000;L=0.001;MI=25000;D=0;WD=1e-06;Lcl=0;Leffdim=0;Lhi=0;Lhlvar=0;Lhm=0;Lhtvar=0;Liwm=0;Lmet=0;Lorth=0.3;Low=0;Lrwm=0;Lrws=0.05;Lsi=0;Lsm=0.2;Ltv=0", 1000, 25000], ["/Users/tolmach/Documents/GitHub/trainRNNbrain/data/trained_RNNs/CDDM_SparsityAndSMagPenMISweep-794a7f3_BaseTrainer/0.8358853_CDDM_relu;N=1000;L=0.001;MI=30000;D=0;WD=1e-06;Lcl=0;Leffdim=0;Lhi=0;Lhlvar=0;Lhm=0;Lhtvar=0;Liwm=0;Lmet=0;Lorth=0.3;Low=0;Lrwm=0;Lrws=0.05;Lsi=0;Lsm=0.2;Ltv=0", 1000, 30000], ["/Users/tolmach/Documents/GitHub/trainRNNbrain/data/trained_RNNs/CDDM_SparsityAndSMagPenMISweep-794a7f3_BaseTrainer/0.8435761_CDDM_relu;N=1000;L=0.001;MI=30000;D=0;WD=1e-06;Lcl=0;Leffdim=0;Lhi=0;Lhlvar=0;Lhm=0;Lhtvar=0;Liwm=0;Lmet=0;Lorth=0.3;Low=0;Lrwm=0;Lrws=0.05;Lsi=0;Lsm=0.2;Ltv=0", 1000, 30000], ["/Users/tolmach/Documents/GitHub/trainRNNbrain/data/trained_RNNs/CDDM_SparsityAndSMagPenMISweep-794a7f3_BaseTrainer/0.8677486_CDDM_relu;N=1000;L=0.001;MI=35000;D=0;WD=1e-06;Lcl=0;Leffdim=0;Lhi=0;Lhlvar=0;Lhm=0;Lhtvar=0;Liwm=0;Lmet=0;Lorth=0.3;Low=0;Lrwm=0;Lrws=0.05;Lsi=0;Lsm=0.2;Ltv=0", 1000, 35000], ["/Users/tolmach/Documents/GitHub/trainRNNbrain/data/trained_RNNs/CDDM_SparsityAndSMagPenMISweep-794a7f3_BaseTrainer/0.8535686_CDDM_relu;N=1000;L=0.001;MI=35000;D=0;WD=1e-06;Lcl=0;Leffdim=0;Lhi=0;Lhlvar=0;Lhm=0;Lhtvar=0;Liwm=0;Lmet=0;Lorth=0.3;Low=0;Lrwm=0;Lrws=0.05;Lsi=0;Lsm=0.2;Ltv=0", 1000, 35000], ["/Users/tolmach/Documents/GitHub/trainRNNbrain/data/trained_RNNs/CDDM_SparsityAndSMagPenMISweep-794a7f3_BaseTrainer/0.8200645_CDDM_relu;N=1000;L=0.001;MI=30000;D=0;WD=1e-06;Lcl=0;Leffdim=0;Lhi=0;Lhlvar=0;Lhm=0;Lhtvar=0;Liwm=0;Lmet=0;Lorth=0.3;Low=0;Lrwm=0;Lrws=0.05;Lsi=0;Lsm=0.2;Ltv=0", 1000, 30000], ["/Users/tolmach/Documents/GitHub/trainRNNbrain/data/trained_RNNs/CDDM_SparsityAndSMagPenMISweep-794a7f3_BaseTrainer/0.8433019_CDDM_relu;N=1000;L=0.001;MI=35000;D=0;WD=1e-06;Lcl=0;Leffdim=0;Lhi=0;Lhlvar=0;Lhm=0;Lhtvar=0;Liwm=0;Lmet=0;Lorth=0.3;Low=0;Lrwm=0;Lrws=0.05;Lsi=0;Lsm=0.2;Ltv=0", 1000, 35000], ["/Users/tolmach/Documents/GitHub/trainRNNbrain/data/trained_RNNs/CDDM_SparsityAndSMagPenMISweep-794a7f3_BaseTrainer/0.8425517_CDDM_relu;N=1000;L=0.001;MI=30000;D=0;WD=1e-06;Lcl=0;Leffdim=0;Lhi=0;Lhlvar=0;Lhm=0;Lhtvar=0;Liwm=0;Lmet=0;Lorth=0.3;Low=0;Lrwm=0;Lrws=0.05;Lsi=0;Lsm=0.2;Ltv=0", 1000, 30000], ["/Users/tolmach/Documents/GitHub/trainRNNbrain/data/trained_RNNs/CDDM_SparsityAndSMagPenMISweep-794a7f3_BaseTrainer/0.8326209_CDDM_relu;N=1000;L=0.001;MI=35000;D=0;WD=1e-06;Lcl=0;Leffdim=0;Lhi=0;Lhlvar=0;Lhm=0;Lhtvar=0;Liwm=0;Lmet=0;Lorth=0.3;Low=0;Lrwm=0;Lrws=0.05;Lsi=0;Lsm=0.2;Ltv=0", 1000, 35000], ["/Users/tolmach/Documents/GitHub/trainRNNbrain/data/trained_RNNs/CDDM_SparsityAndSMagPenMISweep-794a7f3_BaseTrainer/0.8266723_CDDM_relu;N=1000;L=0.001;MI=35000;D=0;WD=1e-06;Lcl=0;Leffdim=0;Lhi=0;Lhlvar=0;Lhm=0;Lhtvar=0;Liwm=0;Lmet=0;Lorth=0.3;Low=0;Lrwm=0;Lrws=0.05;Lsi=0;Lsm=0.2;Ltv=0", 1000, 35000], ["/Users/tolmach/Documents/GitHub/trainRNNbrain/data/trained_RNNs/CDDM_SparsityAndSMagPenMISweep-794a7f3_BaseTrainer/0.8391614_CDDM_relu;N=1000;L=0.001;MI=35000;D=0;WD=1e-06;Lcl=0;Leffdim=0;Lhi=0;Lhlvar=0;Lhm=0;Lhtvar=0;Liwm=0;Lmet=0;Lorth=0.3;Low=0;Lrwm=0;Lrws=0.05;Lsi=0;Lsm=0.2;Ltv=0", 1000, 35000]], "hovertemplate": "<b>%{hovertext}</b><br><br>experiment_folder_str=CDDM_SparsityAndSMagPenMISweep-794a7f3_BaseTrainer<br>R2=%{x}<br>Gini_index=%{y}<br>N=%{customdata[1]}<br>max_iter=%{customdata[2]}<extra></extra>", "hovertext": ["CDDM_SparsityAndSMagPenMISweep-794a7f3_BaseTrainer", "CDDM_SparsityAndSMagPenMISweep-794a7f3_BaseTrainer", "CDDM_SparsityAndSMagPenMISweep-794a7f3_BaseTrainer", "CDDM_SparsityAndSMagPenMISweep-794a7f3_BaseTrainer", "CDDM_SparsityAndSMagPenMISweep-794a7f3_BaseTrainer", "CDDM_SparsityAndSMagPenMISweep-794a7f3_BaseTrainer", "CDDM_SparsityAndSMagPenMISweep-794a7f3_BaseTrainer", "CDDM_SparsityAndSMagPenMISweep-794a7f3_BaseTrainer", "CDDM_SparsityAndSMagPenMISweep-794a7f3_BaseTrainer", "CDDM_SparsityAndSMagPenMISweep-794a7f3_BaseTrainer", "CDDM_SparsityAndSMagPenMISweep-794a7f3_BaseTrainer", "CDDM_SparsityAndSMagPenMISweep-794a7f3_BaseTrainer", "CDDM_SparsityAndSMagPenMISweep-794a7f3_BaseTrainer", "CDDM_SparsityAndSMagPenMISweep-794a7f3_BaseTrainer", "CDDM_SparsityAndSMagPenMISweep-794a7f3_BaseTrainer", "CDDM_SparsityAndSMagPenMISweep-794a7f3_BaseTrainer", "CDDM_SparsityAndSMagPenMISweep-794a7f3_BaseTrainer", "CDDM_SparsityAndSMagPenMISweep-794a7f3_BaseTrainer", "CDDM_SparsityAndSMagPenMISweep-794a7f3_BaseTrainer", "CDDM_SparsityAndSMagPenMISweep-794a7f3_BaseTrainer", "CDDM_SparsityAndSMagPenMISweep-794a7f3_BaseTrainer", "CDDM_SparsityAndSMagPenMISweep-794a7f3_BaseTrainer", "CDDM_SparsityAndSMagPenMISweep-794a7f3_BaseTrainer", "CDDM_SparsityAndSMagPenMISweep-794a7f3_BaseTrainer", "CDDM_SparsityAndSMagPenMISweep-794a7f3_BaseTrainer", "CDDM_SparsityAndSMagPenMISweep-794a7f3_BaseTrainer", "CDDM_SparsityAndSMagPenMISweep-794a7f3_BaseTrainer", "CDDM_SparsityAndSMagPenMISweep-794a7f3_BaseTrainer", "CDDM_SparsityAndSMagPenMISweep-794a7f3_BaseTrainer", "CDDM_SparsityAndSMagPenMISweep-794a7f3_BaseTrainer", "CDDM_SparsityAndSMagPenMISweep-794a7f3_BaseTrainer", "CDDM_SparsityAndSMagPenMISweep-794a7f3_BaseTrainer", "CDDM_SparsityAndSMagPenMISweep-794a7f3_BaseTrainer", "CDDM_SparsityAndSMagPenMISweep-794a7f3_BaseTrainer", "CDDM_SparsityAndSMagPenMISweep-794a7f3_BaseTrainer", "CDDM_SparsityAndSMagPenMISweep-794a7f3_BaseTrainer", "CDDM_SparsityAndSMagPenMISweep-794a7f3_BaseTrainer", "CDDM_SparsityAndSMagPenMISweep-794a7f3_BaseTrainer", "CDDM_SparsityAndSMagPenMISweep-794a7f3_BaseTrainer", "CDDM_SparsityAndSMagPenMISweep-794a7f3_BaseTrainer", "CDDM_SparsityAndSMagPenMISweep-794a7f3_BaseTrainer", "CDDM_SparsityAndSMagPenMISweep-794a7f3_BaseTrainer"], "legendgroup": "CDDM_SparsityAndSMagPenMISweep-794a7f3_BaseTrainer", "marker": {"color": "#eb8500", "line": {"color": "black", "width": 1}, "opacity": 0.5, "size": 7.5, "symbol": "circle"}, "mode": "markers", "name": "CDDM_SparsityAndSMagPenMISweep-794a7f3_BaseTrainer", "orientation": "v", "showlegend": true, "type": "scatter", "x": [0.9888, 0.9927, 0.9961, 0.9975, 0.9598, 0.9976, 0.9968, 0.9959, 0.9885, 0.9911, 0.9932, 0.9956, 0.9621, 0.9866, 0.979, 0.9941, 0.9955, 0.999, 0.9962, 0.9975, 0.9942, 0.9972, 0.9829, 0.9977, 0.9878, 0.9958, 0.9734, 0.9995, 0.997, 0.9978, 0.9986, 0.9791, 0.9917, 0.9925, 0.9873, 0.998, 0.9931, 0.9989, 0.9821, 0.9933, 0.999, 0.9973], "xaxis": "x", "y": [0.9086, 0.9039, 0.9037, 0.9031, 0.9005, 0.8987, 0.8933, 0.8781, 0.8753, 0.8736, 0.8724, 0.8687, 0.8638, 0.8635, 0.8572, 0.8538, 0.852, 0.8507, 0.8481, 0.847, 0.8445, 0.8441, 0.8382, 0.836, 0.8317, 0.8232, 0.8227, 0.8215, 0.821, 0.8194, 0.817, 0.8168, 0.8092, 0.8077, 0.8057, 0.8053, 0.8051, 0.8026, 0.802, 0.7957, 0.7951, 0.7812], "yaxis": "y"}], "layout": {"autosize": false, "height": 600, "legend": {"title": {"text": "experiment_folder"}, "tracegroupgap": 0}, "title": {"text": "R2 vs Gini_index"}, "width": 1500, "xaxis": {"anchor": "y", "domain": [0, 1], "title": {"text": "R2"}}, "yaxis": {"anchor": "x", "domain": [0, 1], "title": {"text": "Gini_index"}}}}
